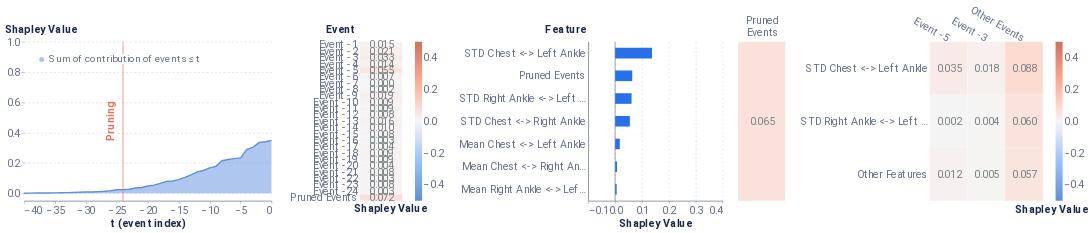

Notebook cell for this chart:
### Markdown cell above
### Local Report on positive instance

### Code cell
from timeshap.explainer import local_report

pruning_dict = {'tol': 0.025}
event_dict = {'rs': 42, 'nsamples': 32000}
feature_dict = {'rs': 42, 'nsamples': 32000, 'feature_names': model_features, 'plot_features': plot_feats}
cell_dict = {'rs': 42, 'nsamples': 32000, 'top_x_feats': 2, 'top_x_events': 2}
local_report(f, pos_x_data, pruning_dict, event_dict, feature_dict, cell_dict=cell_dict, entity_uuid=positive_sequence_id, entity_col='all_id', baseline=average_event)

### Figure 1 — Vega-Lite specification as saved in the notebook (floating-point values rounded to 4 significant figures)
{"config": {"axis": {"domain": true, "domainColor": "#666F89", "grid": false, "gridCap": "round", "gridColor": "#B3B7C4", "gridDash": [2, 4], "gridWidth": 0.5, "labelColor": "#666F89", "labelFont": "Roboto, Arial, sans-serif", "labelPadding": 2, "tickColor": "#666F89", "tickOpacity": 0.5, "tickSize": 4, "titleColor": "#19274E", "titleFont": "Roboto, Arial, sans-serif", "titleFontSize": 12}, "axisBand": {"domain": true, "labelPadding": 4, "ticks": false}, "axisY": {"domain": false, "titleAlign": "left", "titleAngle": 0, "titleX": -20, "titleY": -10}, "legend": {"labelColor": "#666F89", "labelFont": "Roboto, Arial, sans-serif", "labelFontSize": 12, "symbolSize": 40, "titleColor": "#19274E", "titleFont": "Roboto, Arial, sans-serif", "titleFontSize": 12, "titlePadding": 4}, "arc": {"stroke": "#FFFFFF", "strokeWidth": 1}, "bar": {"fill": "#2770EB", "stroke": null}, "line": {"stroke": "#2770EB", "strokeWidth": 2}, "path": {"stroke": "#2770EB", "strokeWidth": 0.5}, "point": {"fill": "#2770EB", "shape": "circle", "filled": true}, "rect": {"fill": "#2770EB"}, "rule": {"stroke": "#666F89"}, "shape": {"stroke": "#2770EB"}, "text": {"color": "#19274E", "font": "Roboto, Arial, sans-serif", "fontSize": 12}, "range": {"category": ["#2770EB", "#77B98A", "#DA5252", "#FFC400", "#A87AEA", "#00A39E", "#19274E"], "diverging": ["#006360", "#2BB3AE", "#96D9D7", "#FFFFFF", "#EDAAAA", "#DA5252", "#811D1D"], "heatmap": ["#18448F", "#1B4EA5", "#2770EB", "#4C88EE", "#82ACF3", "#A6C4F7", "#E9F1FD"], "ramp": ["#18448F", "#1B4EA5", "#2770EB", "#4C88EE", "#82ACF3", "#A6C4F7", "#E9F1FD"]}, "background": "#FFFFFF", "group": {"fill": "#FFFFFF"}, "header": {"labelColor": "#19274E", "labelFont": "Roboto, Arial, sans-serif", "labelFontSize": 12, "titleColor": "#19274E", "titleFont": "Roboto, Arial, sans-serif", "titleFontSize": 16}, "title": {"anchor": "start", "color": "#19274E", "font": "Roboto, Arial, sans-serif", "fontSize": 20, "fontWeight": "bold", "offset": 20, "subtitleColor": "#19274E", "subtitleFontSize": 16}, "view": {"continuousHeight": 300, "continuousWidth": 400, "stroke": "transparent"}}, "hconcat": [{"layer": [{"mark": {"type": "area", "opacity": 0.5}, "encoding": {"color": {"field": "Coalition", "legend": {"fillColor": "white", "labelFontSize": 14, "labelLimit": 0, "orient": "top-left", "symbolSize": 50, "symbolStrokeWidth": 0, "title": null}, "scale": {"domain": ["Sum of contribution of events ≤ t"], "range": ["#618FE0"]}, "type": "nominal"}, "x": {"axis": {"labelFontSize": 15, "title": "t (event index)", "titleFontSize": 15}, "field": "t (event index)", "type": "quantitative"}, "y": {"axis": {"grid": true, "labelFontSize": 15, "titleFontSize": 15, "titleX": -28}, "field": "Shapley Value", "scale": {"domain": [-0.05, 1]}, "type": "quantitative"}}}, {"mark": "line", "encoding": {"color": {"field": "Coalition", "legend": {"fillColor": "white", "labelFontSize": 14, "labelLimit": 0, "orient": "top-left", "symbolSize": 50, "symbolStrokeWidth": 0, "title": null}, "scale": {"domain": ["Sum of contribution of events ≤ t"], "range": ["#618FE0"]}, "type": "nominal"}, "x": {"axis": {"labelFontSize": 15, "title": "t (event index)", "titleFontSize": 15}, "field": "t (event index)", "type": "quantitative"}, "y": {"axis": {"grid": true, "labelFontSize": 15, "titleFontSize": 15, "titleX": -28}, "field": "Shapley Value", "scale": {"domain": [-0.05, 1]}, "type": "quantitative"}}}, {"data": {"name": "data-5e7f4e825ef47f31d6c308e6e3010866"}, "mark": {"type": "rule", "color": "#E17560"}, "encoding": {"x": {"field": "x", "type": "quantitative"}}}, {"data": {"name": "data-1499224933b3632ccdccd3013b4fd59e"}, "mark": {"type": "text", "angle": 270, "color": "#E17560", "fontSize": 15, "fontWeight": "bold", "text": "Pruning"}, "encoding": {"x": {"field": "x", "type": "quantitative"}}}], "data": {"name": "data-185934a822c28f5bc7787353f77afa1f"}, "height": 225, "width": 350}, {"layer": [{"mark": "rect", "encoding": {"color": {"field": "rounded", "legend": {"gradientLength": 225, "gradientThickness": 10, "labelFontSize": 15, "orient": "right"}, "scale": {"domain": [-0.5, 0.5], "range": ["#5f8fd6", "#99c3fb", "#f5f5f5", "#ffaa92", "#d16f5b"]}, "title": null, "type": "quantitative"}, "x": {"axis": {"title": "Shapley Value", "titleFontSize": 15}, "field": "column", "type": "ordinal"}, "y": {"axis": {"domain": false, "labelFontSize": 15, "title": "Event", "titleFontSize": 15, "titleX": -49}, "field": "Feature", "sort": ["Event -1", "Event -2", "Event -3", "Event -4", "Event -5", "Event -6", "Event -7", "Event -8", "Event -9", "Event -10", "Event -11", "Event -12", "Event -13", "Event -14", "Event -15", "Event -16", "Event -17", "Event -18", "Event -19", "Event -20", "Event -21", "Event -22", "Event -23", "Event -24", "Pruned Events"], "type": "ordinal"}}}, {"mark": {"type": "text", "align": "right", "baseline": "middle", "color": "#798184", "dx": 18, "fontSize": 15}, "encoding": {"text": {"field": "rounded_str", "type": "nominal"}, "x": {"axis": {"domain": false, "labels": false, "title": "Shapley Value", "titleX": 43}, "field": "column", "type": "ordinal"}, "y": {"axis": {"domain": false, "labelFontSize": 15, "title": "Event", "titleFontSize": 15, "titleX": -49}, "field": "Feature", "sort": ["Event -1", "Event -2", "Event -3", "Event -4", "Event -5", "Event -6", "Event -7", "Event -8", "Event -9", "Event -10", "Event -11", "Event -12", "Event -13", "Event -14", "Event -15", "Event -16", "Event -17", "Event -18", "Event -19", "Event -20", "Event -21", "Event -22", "Event -23", "Event -24", "Pruned Events"], "type": "ordinal"}}}], "data": {"name": "data-9c7ccf43ea07685ef652c4a01cf464f7"}, "height": 225, "width": 60}, {"layer": [{"data": {"name": "data-04939ef5ff7227e056992c1b3879be30"}, "mark": {"type": "bar", "size": 15, "thickness": 1}, "encoding": {"x": {"axis": {"grid": true, "labelFontSize": 15, "title": "Shapley Value", "titleFontSize": 15}, "field": "Shapley Value", "scale": {"domain": [-0.1, 0.4]}, "type": "quantitative"}, "y": {"axis": {"labelFontSize": 15, "title": "Feature", "titleFontSize": 15, "titleX": -61}, "field": "Feature", "sort": {"field": "sort_col", "order": "descending"}, "type": "nominal"}}}, {"data": {"name": "data-9c00aa9dc2b1c1a0b4bf9b34ead12925"}, "mark": {"type": "rule", "color": "#798184"}, "encoding": {"x": {"field": "x", "type": "quantitative"}}}], "height": 225, "width": 190}, {"hconcat": [{"layer": [{"mark": "rect", "encoding": {"color": {"field": "rounded", "legend": null, "scale": {"domain": [-0.5, 0.5], "range": ["#5f8fd6", "#99c3fb", "#f5f5f5", "#ffaa92", "#d16f5b"]}, "title": null, "type": "quantitative"}, "x": {"axis": {"titleFontSize": 15}, "field": "Event", "type": "nominal"}, "y": {"axis": {"domain": false, "labels": false, "title": null}, "field": "Feature", "type": "nominal"}}}, {"mark": {"type": "text", "align": "right", "baseline": "middle", "color": "#798184", "dx": 18, "fontSize": 15}, "encoding": {"text": {"field": "rounded_str", "type": "nominal"}, "x": {"axis": {"domain": false, "labelAngle": 0, "labelFontSize": 15, "labelOffset": 24, "labelPadding": 30, "orient": "top", "title": null}, "field": "Event", "type": "nominal"}, "y": {"axis": {"domain": false, "labels": false, "title": null}, "field": "Feature", "type": "nominal"}}}], "data": {"name": "data-8e3733bc9df6e27d0ea67a5b171d5895"}, "height": 225, "width": 66.67}, {"layer": [{"mark": "rect", "encoding": {"color": {"field": "rounded", "legend": {"gradientLength": 225, "gradientThickness": 10, "labelFontSize": 15, "orient": "right"}, "scale": {"domain": [-0.5, 0.5], "range": ["#5f8fd6", "#99c3fb", "#f5f5f5", "#ffaa92", "#d16f5b"]}, "title": null, "type": "quantitative"}, "x": {"axis": {"titleFontSize": 15}, "field": "Event", "sort": ["Event -5", "Event -3"], "type": "nominal"}, "y": {"axis": {"domain": false, "labelFontSize": 15, "title": null}, "field": "Feature", "sort": ["STD Chest <-> Left Ankle", "STD Right Ankle <-> Left Ankle"], "type": "nominal"}}}, {"mark": {"type": "text", "align": "right", "baseline": "middle", "color": "#798184", "dx": 18, "fontSize": 15}, "encoding": {"text": {"field": "rounded_str", "type": "nominal"}, "x": {"axis": {"domain": false, "labelAngle": 30, "labelFontSize": 15, "orient": "top", "title": "Shapley Value", "titleX": 172, "titleY": 245}, "field": "Event", "sort": ["Event -5", "Event -3"], "type": "nominal"}, "y": {"axis": {"domain": false, "labelFontSize": 15, "title": null}, "field": "Feature", "sort": ["STD Chest <-> Left Ankle", "STD Right Ankle <-> Left Ankle"], "type": "nominal"}}}], "data": {"name": "data-620f416214a3c0ba21579c12fd9b139a"}, "height": 225, "width": 160}], "resolve": {"scale": {"color": "independent"}}}], "resolve": {"scale": {"color": "independent"}}, "$schema": "https://vega.github.io/schema/vega-lite/v4.17.0.json", "datasets": {"data-185934a822c28f5bc7787353f77afa1f": [{"Coalition": "Sum of contribution of events > t", "t (event index)": 0, "Shapley Value": 0.0}, {"Coalition": "Sum of contribution of events ≤ t", "t (event index)": 0, "Shapley Value": 0.3484}, {"Coalition": "Sum of contribution of events > t", "t (event index)": -1, "Shapley Value": 0.008242}, {"Coalition": "Sum of contribution of events ≤ t", "t (event index)": -1, "Shapley Value": 0.3402}, {"Coalition": "Sum of contribution of events > t", "t (event index)": -2, "Shapley Value": 0.01284}, {"Coalition": "Sum of contribution of events ≤ t", "t (event index)": -2, "Shapley Value": 0.3356}, {"Coalition": "Sum of contribution of events > t", "t (event index)": -3, "Shapley Value": 0.04577}, {"Coalition": "Sum of contribution of events ≤ t", "t (event index)": -3, "Shapley Value": 0.3026}, {"Coalition": "Sum of contribution of events > t", "t (event index)": -4, "Shapley Value": 0.06112}, {"Coalition": "Sum of contribution of events ≤ t", "t (event index)": -4, "Shapley Value": 0.2873}, {"Coalition": "Sum of contribution of events > t", "t (event index)": -5, "Shapley Value": 0.1154}, {"Coalition": "Sum of contribution of events ≤ t", "t (event index)": -5, "Shapley Value": 0.233}, {"Coalition": "Sum of contribution of events > t", "t (event index)": -6, "Shapley Value": 0.1199}, {"Coalition": "Sum of contribution of events ≤ t", "t (event index)": -6, "Shapley Value": 0.2285}, {"Coalition": "Sum of contribution of events > t", "t (event index)": -7, "Shapley Value": 0.1258}, {"Coalition": "Sum of contribution of events ≤ t", "t (event index)": -7, "Shapley Value": 0.2226}, {"Coalition": "Sum of contribution of events > t", "t (event index)": -8, "Shapley Value": 0.1343}, {"Coalition": "Sum of contribution of events ≤ t", "t (event index)": -8, "Shapley Value": 0.2141}, {"Coalition": "Sum of contribution of events > t", "t (event index)": -9, "Shapley Value": 0.1713}, {"Coalition": "Sum of contribution of events ≤ t", "t (event index)": -9, "Shapley Value": 0.1771}, {"Coalition": "Sum of contribution of events > t", "t (event index)": -10, "Shapley Value": 0.1807}, {"Coalition": "Sum of contribution of events ≤ t", "t (event index)": -10, "Shapley Value": 0.1677}, {"Coalition": "Sum of contribution of events > t", "t (event index)": -11, "Shapley Value": 0.1986}, {"Coalition": "Sum of contribution of events ≤ t", "t (event index)": -11, "Shapley Value": 0.1498}, {"Coalition": "Sum of contribution of events > t", "t (event index)": -12, "Shapley Value": 0.2078}, {"Coalition": "Sum of contribution of events ≤ t", "t (event index)": -12, "Shapley Value": 0.1406}, {"Coalition": "Sum of contribution of events > t", "t (event index)": -13, "Shapley Value": 0.2272}, {"Coalition": "Sum of contribution of events ≤ t", "t (event index)": -13, "Shapley Value": 0.1213}, {"Coalition": "Sum of contribution of events > t", "t (event index)": -14, "Shapley Value": 0.2439}, {"Coalition": "Sum of contribution of events ≤ t", "t (event index)": -14, "Shapley Value": 0.1046}, {"Coalition": "Sum of contribution of events > t", "t (event index)": -15, "Shapley Value": 0.2589}, {"Coalition": "Sum of contribution of events ≤ t", "t (event index)": -15, "Shapley Value": 0.08953}, {"Coalition": "Sum of contribution of events > t", "t (event index)": -16, "Shapley Value": 0.268}, {"Coalition": "Sum of contribution of events ≤ t", "t (event index)": -16, "Shapley Value": 0.08043}, {"Coalition": "Sum of contribution of events > t", "t (event index)": -17, "Shapley Value": 0.2711}, {"Coalition": "Sum of contribution of events ≤ t", "t (event index)": -17, "Shapley Value": 0.07731}, {"Coalition": "Sum of contribution of events > t", "t (event index)": -18, "Shapley Value": 0.2837}, {"Coalition": "Sum of contribution of events ≤ t", "t (event index)": -18, "Shapley Value": 0.06474}, {"Coalition": "Sum of contribution of events > t", "t (event index)": -19, "Shapley Value": 0.295}, {"Coalition": "Sum of contribution of events ≤ t", "t (event index)": -19, "Shapley Value": 0.05339}, {"Coalition": "Sum of contribution of events > t", "t (event index)": -20, "Shapley Value": 0.3012}, {"Coalition": "Sum of contribution of events ≤ t", "t (event index)": -20, "Shapley Value": 0.04724}, {"Coalition": "Sum of contribution of events > t", "t (event index)": -21, "Shapley Value": 0.3109}, {"Coalition": "Sum of contribution of events ≤ t", "t (event index)": -21, "Shapley Value": 0.03751}, {"Coalition": "Sum of contribution of events > t", "t (event index)": -22, "Shapley Value": 0.3142}, {"Coalition": "Sum of contribution of events ≤ t", "t (event index)": -22, "Shapley Value": 0.03424}, {"Coalition": "Sum of contribution of events > t", "t (event index)": -23, "Shapley Value": 0.3223}, {"Coalition": "Sum of contribution of events ≤ t", "t (event index)": -23, "Shapley Value": 0.02606}, {"Coalition": "Sum of contribution of events > t", "t (event index)": -24, "Shapley Value": 0.3249}, {"Coalition": "Sum of contribution of events ≤ t", "t (event index)": -24, "Shapley Value": 0.02348}, {"Coalition": "Sum of contribution of events > t", "t (event index)": -25, "Shapley Value": 0.3259}, {"Coalition": "Sum of contribution of events ≤ t", "t (event index)": -25, "Shapley Value": 0.02251}, {"Coalition": "Sum of contribution of events > t", "t (event index)": -26, "Shapley Value": 0.3317}, {"Coalition": "Sum of contribution of events ≤ t", "t (event index)": -26, "Shapley Value": 0.01669}, {"Coalition": "Sum of contribution of events > t", "t (event index)": -27, "Shapley Value": 0.3356}, {"Coalition": "Sum of contribution of events ≤ t", "t (event index)": -27, "Shapley Value": 0.01284}, {"Coalition": "Sum of contribution of events > t", "t (event index)": -28, "Shapley Value": 0.3377}, {"Coalition": "Sum of contribution of events ≤ t", "t (event index)": -28, "Shapley Value": 0.0107}, {"Coalition": "Sum of contribution of events > t", "t (event index)": -29, "Shapley Value": 0.34}, {"Coalition": "Sum of contribution of events ≤ t", "t (event index)": -29, "Shapley Value": 0.008464}, {"Coalition": "Sum of contribution of events > t", "t (event index)": -30, "Shapley Value": 0.3409}, {"Coalition": "Sum of contribution of events ≤ t", "t (event index)": -30, "Shapley Value": 0.007503}, {"Coalition": "Sum of contribution of events > t", "t (event index)": -31, "Shapley Value": 0.3419}, {"Coalition": "Sum of contribution of events ≤ t", "t (event index)": -31, "Shapley Value": 0.006558}, {"Coalition": "Sum of contribution of events > t", "t (event index)": -32, "Shapley Value": 0.3433}, {"Coalition": "Sum of contribution of events ≤ t", "t (event index)": -32, "Shapley Value": 0.005131}, {"Coalition": "Sum of contribution of events > t", "t (event index)": -33, "Shapley Value": 0.3444}, {"Coalition": "Sum of contribution of events ≤ t", "t (event index)": -33, "Shapley Value": 0.004038}, {"Coalition": "Sum of contribution of events > t", "t (event index)": -34, "Shapley Value": 0.3454}, {"Coalition": "Sum of contribution of events ≤ t", "t (event index)": -34, "Shapley Value": 0.003039}, {"Coalition": "Sum of contribution of events > t", "t (event index)": -35, "Shapley Value": 0.3464}, {"Coalition": "Sum of contribution of events ≤ t", "t (event index)": -35, "Shapley Value": 0.002018}, {"Coalition": "Sum of contribution of events > t", "t (event index)": -36, "Shapley Value": 0.3468}, {"Coalition": "Sum of contribution of events ≤ t", "t (event index)": -36, "Shapley Value": 0.001578}, {"Coalition": "Sum of contribution of events > t", "t (event index)": -37, "Shapley Value": 0.3469}, {"Coalition": "Sum of contribution of events ≤ t", "t (event index)": -37, "Shapley Value": 0.001564}, {"Coalition": "Sum of contribution of events > t", "t (event index)": -38, "Shapley Value": 0.3473}, {"Coalition": "Sum of contribution of events ≤ t", "t (event index)": -38, "Shapley Value": 0.001079}, {"Coalition": "Sum of contribution of events > t", "t (event index)": -39, "Shapley Value": 0.3476}, {"Coalition": "Sum of contribution of events ≤ t", "t (event index)": -39, "Shapley Value": 0.0008358}, {"Coalition": "Sum of contribution of events > t", "t (event index)": -40, "Shapley Value": 0.3482}, {"Coalition": "Sum of contribution of events ≤ t", "t (event index)": -40, "Shapley Value": 0.0002062}], "data-5e7f4e825ef47f31d6c308e6e3010866": [{"x": -24}], "data-1499224933b3632ccdccd3013b4fd59e": [{"x": -26}], "data-9c7ccf43ea07685ef652c4a01cf464f7": [{"Shapley Value": 0.01503, "Feature": "Event -1", "row": 1, "column": 1, "rounded": 0.015, "rounded_str": "0.015"}, {"Shapley Value": 0.02097, "Feature": "Event -2", "row": 2, "column": 1, "rounded": 0.021, "rounded_str": "0.021"}, {"Shapley Value": 0.03274, "Feature": "Event -3", "row": 3, "column": 1, "rounded": 0.033, "rounded_str": "0.033"}, {"Shapley Value": 0.01442, "Feature": "Event -4", "row": 4, "column": 1, "rounded": 0.014, "rounded_str": "0.014"}, {"Shapley Value": 0.05462, "Feature": "Event -5", "row": 5, "column": 1, "rounded": 0.055, "rounded_str": "0.055"}, {"Shapley Value": 0.006823, "Feature": "Event -6", "row": 6, "column": 1, "rounded": 0.007, "rounded_str": "0.007"}, {"Shapley Value": 0.0, "Feature": "Event -7", "row": 7, "column": 1, "rounded": 0.0, "rounded_str": "0.000"}, {"Shapley Value": 0.001755, "Feature": "Event -8", "row": 8, "column": 1, "rounded": 0.002, "rounded_str": "0.002"}, {"Shapley Value": 0.01928, "Feature": "Event -9", "row": 9, "column": 1, "rounded": 0.019, "rounded_str": "0.019"}, {"Shapley Value": 0.009326, "Feature": "Event -10", "row": 10, "column": 1, "rounded": 0.009, "rounded_str": "0.009"}, {"Shapley Value": 0.009466, "Feature": "Event -11", "row": 11, "column": 1, "rounded": 0.009, "rounded_str": "0.009"}, {"Shapley Value": 0.007514, "Feature": "Event -12", "row": 12, "column": 1, "rounded": 0.008, "rounded_str": "0.008"}, {"Shapley Value": 0.01592, "Feature": "Event -13", "row": 13, "column": 1, "rounded": 0.016, "rounded_str": "0.016"}, {"Shapley Value": 0.009729, "Feature": "Event -14", "row": 14, "column": 1, "rounded": 0.01, "rounded_str": "0.010"}, {"Shapley Value": 0.008125, "Feature": "Event -15", "row": 15, "column": 1, "rounded": 0.008, "rounded_str": "0.008"}, {"Shapley Value": 0.003465, "Feature": "Event -16", "row": 16, "column": 1, "rounded": 0.003, "rounded_str": "0.003"}, {"Shapley Value": 0.004259, "Feature": "Event -17", "row": 17, "column": 1, "rounded": 0.004, "rounded_str": "0.004"}, {"Shapley Value": 0.008816, "Feature": "Event -18", "row": 18, "column": 1, "rounded": 0.009, "rounded_str": "0.009"}, {"Shapley Value": 0.008931, "Feature": "Event -19", "row": 19, "column": 1, "rounded": 0.009, "rounded_str": "0.009"}, {"Shapley Value": 0.003723, "Feature": "Event -20", "row": 20, "column": 1, "rounded": 0.004, "rounded_str": "0.004"}, {"Shapley Value": 0.007699, "Feature": "Event -21", "row": 21, "column": 1, "rounded": 0.008, "rounded_str": "0.008"}, {"Shapley Value": 0.002954, "Feature": "Event -22", "row": 22, "column": 1, "rounded": 0.003, "rounded_str": "0.003"}, {"Shapley Value": 0.008494, "Feature": "Event -23", "row": 23, "column": 1, "rounded": 0.008, "rounded_str": "0.008"}, {"Shapley Value": 0.002501, "Feature": "Event -24", "row": 24, "column": 1, "rounded": 0.003, "rounded_str": "0.003"}, {"Shapley Value": 0.07185, "Feature": "Pruned Events", "row": 25, "column": 1, "rounded": 0.072, "rounded_str": "0.072"}], "data-04939ef5ff7227e056992c1b3879be30": [{"Random seed": 42, "NSamples": 32000, "Feature": "Mean Chest <-> Right Ankle", "Shapley Value": 0.007328, "sort_col": 0.007328}, {"Random seed": 42, "NSamples": 32000, "Feature": "STD Chest <-> Right Ankle", "Shapley Value": 0.05499, "sort_col": 0.05499}, {"Random seed": 42, "NSamples": 32000, "Feature": "Mean Chest <-> Left Ankle", "Shapley Value": 0.0175, "sort_col": 0.0175}, {"Random seed": 42, "NSamples": 32000, "Feature": "STD Chest <-> Left Ankle", "Shapley Value": 0.1375, "sort_col": 0.1375}, {"Random seed": 42, "NSamples": 32000, "Feature": "Mean Right Ankle <-> Left Ankle", "Shapley Value": 0.00598, "sort_col": 0.00598}, {"Random seed": 42, "NSamples": 32000, "Feature": "STD Right Ankle <-> Left Ankle", "Shapley Value": 0.06133, "sort_col": 0.06133}, {"Random seed": 42, "NSamples": 32000, "Feature": "Pruned Events", "Shapley Value": 0.0638, "sort_col": 0.0638}], "data-9c00aa9dc2b1c1a0b4bf9b34ead12925": [{"x": 0}], "data-8e3733bc9df6e27d0ea67a5b171d5895": [{"Event": ["Pruned", "Events"], "Feature": "Other features", "rounded": 0.065, "rounded_str": "0.065"}], "data-620f416214a3c0ba21579c12fd9b139a": [{"Event": "Other Events", "Feature": "STD Chest <-> Left Ankle", "Shapley Value": 0.08834, "rounded": 0.088, "rounded_str": "0.088"}, {"Event": "Other Events", "Feature": "STD Right Ankle <-> Left Ankle", "Shapley Value": 0.06027, "rounded": 0.06, "rounded_str": "0.060"}, {"Event": "Other Events", "Feature": "Other Features", "Shapley Value": 0.05749, "rounded": 0.057, "rounded_str": "0.057"}, {"Event": "Event -5", "Feature": "STD Chest <-> Left Ankle", "Shapley Value": 0.03479, "rounded": 0.035, "rounded_str": "0.035"}, {"Event": "Event -3", "Feature": "STD Chest <-> Left Ankle", "Shapley Value": 0.01829, "rounded": 0.018, "rounded_str": "0.018"}, {"Event": "Event -5", "Feature": "Other Features", "Shapley Value": 0.01248, "rounded": 0.012, "rounded_str": "0.012"}, {"Event": "Event -3", "Feature": "Other Features", "Shapley Value": 0.005437, "rounded": 0.005, "rounded_str": "0.005"}, {"Event": "Event -3", "Feature": "STD Right Ankle <-> Left Ankle", "Shapley Value": 0.004331, "rounded": 0.004, "rounded_str": "0.004"}, {"Event": "Event -5", "Feature": "STD Right Ankle <-> Left Ankle", "Shapley Value": 0.00224, "rounded": 0.002, "rounded_str": "0.002"}]}}
